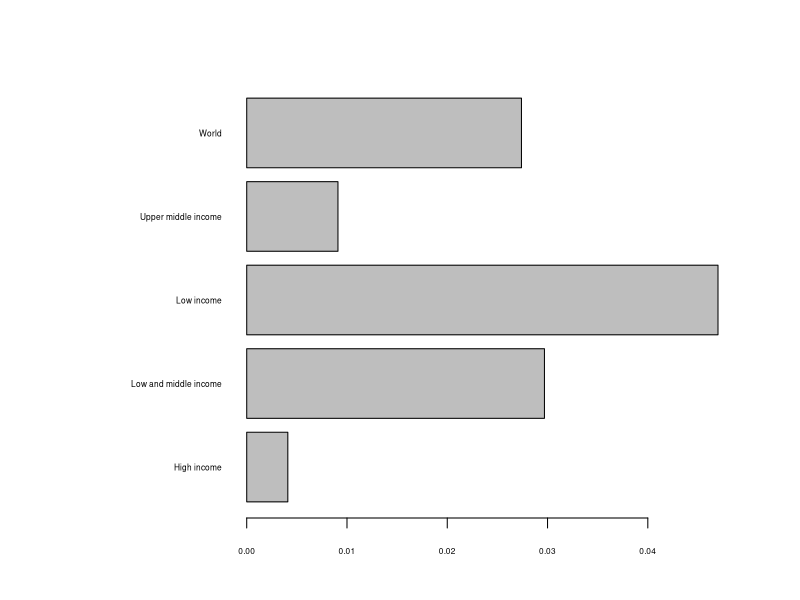
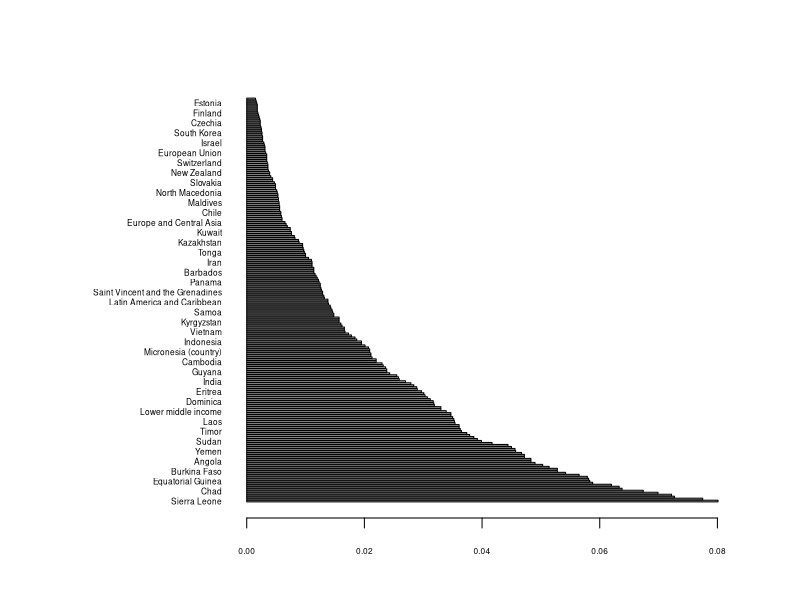

These figures' R source, in order: (Note: this script raises an error after producing the figures.)
## ---- chunk 1
#read data from the data file our world in data

im_1960_2020 <- read.csv("../data/infant_mortality/infant-mortality.csv")

names(im_1960_2020) <- c("Country", "Code", "Year", "Mortality Rate")

# Select variables to be consistent with previous format

im_1960_2020 <- im_1960_2020[c("Country", "Year", "Mortality Rate")]

# In the data the mortality rate is given in percent. We add the corresponding counts

im_1960_2020$Count <- (im_1960_2020$"Mortality Rate"*10) 

# We transform the percentage rate to the actual rate of number of death per 1000 life births

im_1960_2020$"Mortality Rate" <- im_1960_2020$Count/1000

im_1960_2020 <- im_1960_2020[, c("Country", "Year", "Count", "Mortality Rate")]
## ---- chunk 2
# filter all data not referring to individual countries

im_1960_2020_countries <- im_1960_2020[! im_1960_2020$Country %in% c("Low and middle income", "Low income", "High income", "World", "Upper middle income"), ]

im_1960_2020_aggregates <- im_1960_2020[im_1960_2020$Country %in% c("Low and middle income", "Low income", "High income", "World", "Upper middle income"), ]
## ---- chunk 3
dat1 <- with(im_1960_2020_aggregates, im_1960_2020_aggregates[Year == 2020, ])

# Increase margin size
par(mar=c(4,12,4,4)+0.1)

barplot(dat1$"Mortality Rate", names.arg = dat1$Country, horiz = T, las = 1, cex.names = 0.5, cex.axis = 0.5)
## ---- chunk 4
dat2 <- with(im_1960_2020_countries, im_1960_2020_countries[Year == 2020, ])

dat2_ordered <- dat2[order(-dat2$"Mortality Rate"), ]

barplot(dat2_ordered$"Mortality Rate", names.arg = dat2_ordered$Country, horiz = T, las = 1, cex.names = 0.5, cex.axis = 0.5)
## ---- chunk 5
library(ggplot2)

ggplot(dat1,aes(x = Country,y = 'Mortality Rate'))+ geom_segment(aes(x=Country, xend=Country, y=0, yend= "Mortality Rate"))
